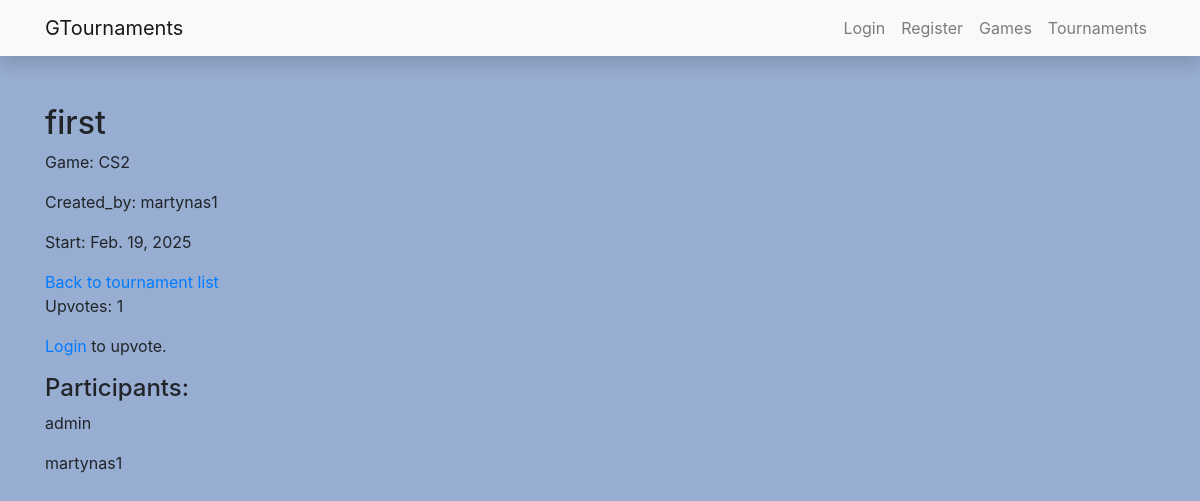
/tournaments/tournaments/1/, run on the app's committed database.
### tournaments/models.py (models this page shows, shortened)
class Tournament(models.Model):
    name = models.CharField("name", max_length=100)
    game = models.ForeignKey(Game, on_delete=models.CASCADE)
    start_date = models.DateField()
    created_by = models.ForeignKey(User, on_delete=models.CASCADE)
    upvotes = models.ManyToManyField(User, related_name="tournament_upvotes", blank=True)
    def total_upvotes(self):
        return self.upvotes.count()
    STATUS_CHOICES = [
        ('u', 'Upcoming'),
        ('o', 'Ongoing'),
        ('c', 'Completed'),
    ]
    status = models.CharField(max_length=1, choices=STATUS_CHOICES, default='u')

class Game(models.Model):
    name = models.CharField("name", max_length=100)
    description = models.TextField()
    release_date = models.DateField()

class TournamentParticipant(models.Model):
    profile = models.ForeignKey(Profile, on_delete=models.CASCADE)
    tournament = models.ForeignKey(Tournament, on_delete=models.CASCADE)
    class Meta:
        unique_together = ('profile', 'tournament')

class Profile(models.Model):
    profile_picture = models.ImageField(upload_to="profile_pics", default="pfp.png")
    user = models.OneToOneField(User, on_delete=models.CASCADE)
    creation_date = models.DateTimeField(auto_now_add=True, blank=True)
    def __str__(self):
        return self.user.username

### tournaments/views.py (the view, shortened to what this page needs)
# urls.py: path("tournaments/<int:pk>/", views.TournamentDetailView.as_view(), name="tournament-detail"),
class TournamentDetailView(generic.DetailView):
    model = Tournament
    template_name = "tournament_detail.html"
    def get_context_data(self, **kwargs):
        context = super().get_context_data(**kwargs)
        tournament = self.object  # Gauname turnyro objektą
        return context

### tournaments/templates/tournament_detail.html (shortened to what this page needs)
{% extends 'base.html' %}
{% block content %}
<h2>{{ tournament.name }}</h2>
<p>Game: {{ tournament.game.name }}</p>
<p>Created_by: {{ tournament.created_by }}</p>
<p>Start: {{ tournament.start_date }}</p>
<a href="{% url 'tournament-list' %}">Back to tournament list</a>
<p>Upvotes: {{ tournament.total_upvotes }}</p>
{% if user.is_authenticated %}
    <form action="{% url 'tournament-upvote' tournament.id %}" method="post">
        {% csrf_token %}
        <button type="submit" class="btn {% if user in tournament.upvotes.all %}btn-primary{% else %}btn-secondary{% endif %}">
            {% if user in tournament.upvotes.all %}&#8593;{% else %}&#8593;{% endif %}
        </button>
    </form>
{% else %}
    <p><a href="{% url 'login' %}">Login</a> to upvote.</p>
{% endif %}
<h4>Participants:</h4>
{% for tournament_participant in tournament.tournamentparticipant_set.all %}
    <p>{{ tournament_participant.profile }}</p>
{% endfor %}
{% endblock %}

### data on the page
Tournament: name "first", game.name "CS2", created_by "martynas1", start_date "Feb. 19, 2025", total_upvotes "1"
TournamentParticipant: profile "admin"
TournamentParticipant: profile "martynas1"
